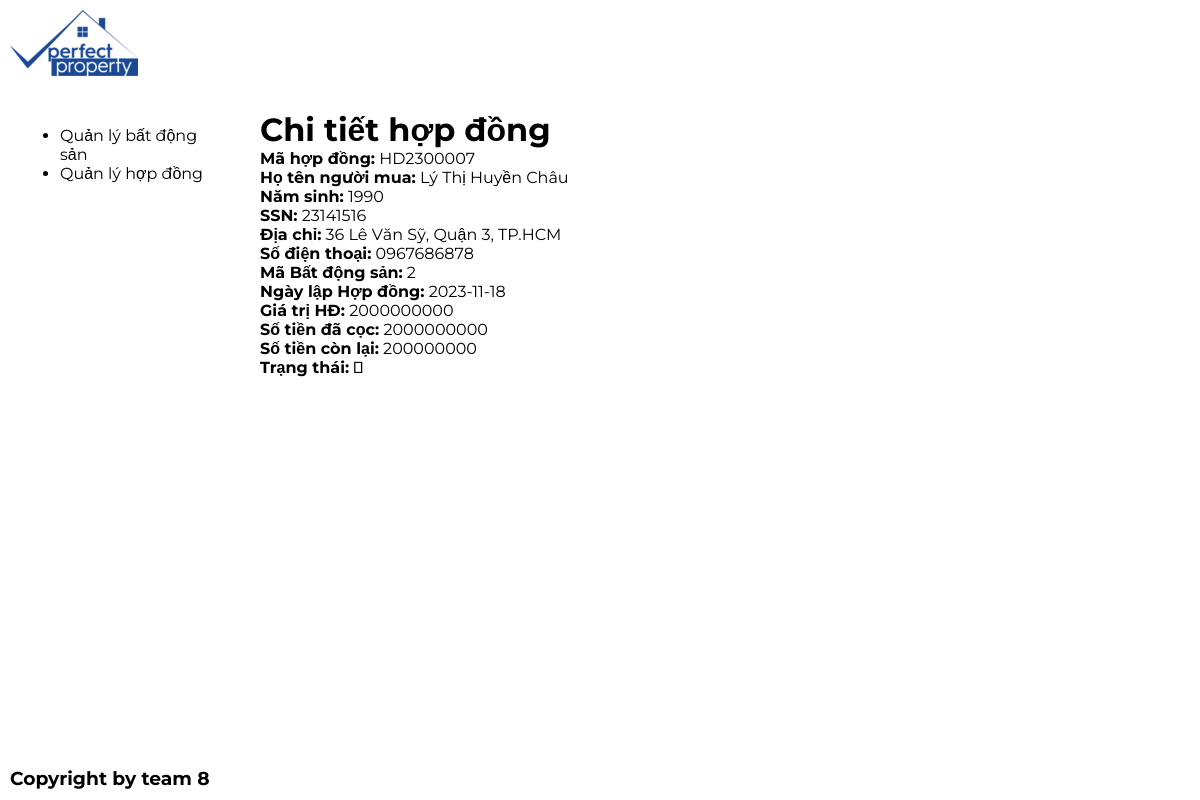
/view_contract.php?id=10, run on the app's committed database.
### tables this page shows
CREATE TABLE `full_contractg` (
  `ID` int(11) NOT NULL,
  `Full_Contract_Code` varchar(10) DEFAULT NULL,
  `Customer_Name` text NOT NULL,
  `Year_Of_Birth` int(11) DEFAULT NULL,
  `SSN` varchar(15) NOT NULL,
  `Customer_Address` varchar(100) DEFAULT NULL,
  `Mobile` varchar(15) DEFAULT NULL,
  `Property_ID` int(11) NOT NULL,
  `Date_Of_Contract` date DEFAULT NULL,
  `Price` int(18) DEFAULT NULL,
  `Deposit` int(18) DEFAULT NULL,
  `Remain` int(18) DEFAULT NULL,
  `Status` text NOT NULL
);

### view_contract.php (the view, shortened to what this page needs)
<!DOCTYPE html>
<html lang="en">
<head>
    <link rel="stylesheet" type="text/css" href="style.css" />
</head>
<body>
    <header>
        <div class="logo-container">
            <img src="PPCLogo-128-128.png" alt="Logo của bạn">
        </div>
    </header>
    <div class="content">
        <aside>
            <ul>
                <li>Quản lý bất động sản</li>
                <li>Quản lý hợp đồng</li>
            </ul>
        </aside>
        <main>
            <?php
            if (isset($_GET['id'])) {
                $contract_id = $_GET['id'];
                $conn = new mysqli("localhost", "root", "", "quanlybds");
                $sql = "SELECT * FROM full_contractg WHERE ID = $contract_id";
                $result = $conn->query($sql);
                if ($result->num_rows > 0) {
                    $row = $result->fetch_assoc();
                    echo "<h1>Chi tiết hợp đồng</h1>";
                    echo "<p><strong>Mã hợp đồng:</strong> {$row['Full_Contract_Code']}</p>";
                    echo "<p><strong>Họ tên người mua:</strong> {$row['Customer_Name']}</p>";
                    echo "<p><strong>Năm sinh:</strong> {$row['Year_Of_Birth']}</p>";
                    echo "<p><strong>SSN:</strong> {$row['SSN']}</p>";
                    echo "<p><strong>Địa chỉ:</strong> {$row['Customer_Address']}</p>";
                    echo "<p><strong>Số điện thoại:</strong> {$row['Mobile']}</p>";
                    echo "<p><strong>Mã Bất động sản:</strong> {$row['Property_ID']}</p>";
                    echo "<p><strong>Ngày lập Hợp đồng:</strong> {$row['Date_Of_Contract']}</p>";
                    echo "<p><strong>Giá trị HĐ:</strong> {$row['Price']}</p>";
                    echo "<p><strong>Số tiền đã cọc:</strong> {$row['Price']}</p>";
                    echo "<p><strong>Số tiền còn lại:</strong> {$row['Deposit']}</p>";
                    echo "<p><strong>Trạng thái:</strong> {$row['Status']}</p>";
                } else {
                    echo "<p>No contract found with the provided ID</p>";
                }
            } else {
                echo "<p>Contract ID not provided in the URL</p>";
            }
            ?>
        </main>
    </div>
    <footer>
        <h3>Copyright by team 8</h3>
    </footer>
</body>
</html>

### style.css (style rules this page uses)
body, h1, h2, h3, p { font-family: 'Montserrat', sans-serif; margin: 0; padding: 0; }
body { display: flex; flex-direction: column; height: 100vh; }
header { background-color:white; padding: 10px; display: flex; justify-content: space-between; align-items: center; }
.content { display: flex; flex: 1; }
aside { background-color:white; padding: 20px; width: 200px; }
main { background-color:white; flex: 1; padding: 20px; }
footer { background-color:white; text-align: left; padding: 10px; }

### data on the page
full_contractg: Full_Contract_Code "HD2300007", Customer_Name "Lý Thị Huyền Châu", Year_Of_Birth "1990", SSN "23141516", Customer_Address "36 Lê Văn Sỹ, Quận 3, TP.HCM", Mobile "0967686878", Property_ID "2", Date_Of_Contract "2023-11-18", Price "2000000000", Deposit "200000000", Status "\u0001"
